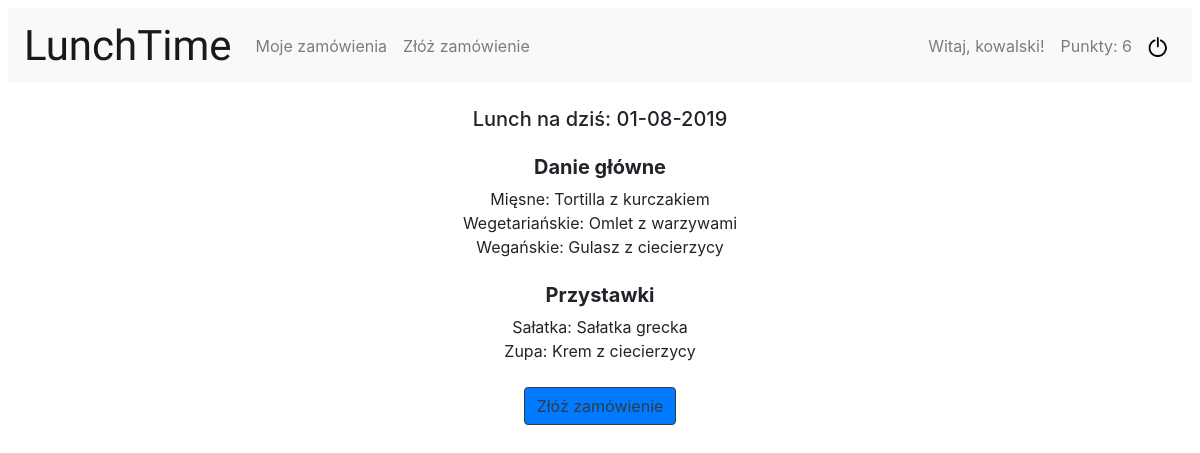
Screenshot of / (signed in) with the database file from the repository.
### buy_lunch/models.py (models this page shows, shortened)
class Menu(models.Model):
    date = models.DateTimeField(default=datetime.today, unique=True, error_messages={'unique':"Lunch na ten dzień już istnieje"})
    lunch_meat = models.ForeignKey(Lunch, related_name='lunch_meat', on_delete=models.CASCADE)
    lunch_vegetarian = models.ForeignKey(Lunch, related_name='lunch_vegetarian', on_delete=models.CASCADE)
    lunch_vegan = models.ForeignKey(Lunch, related_name='lunch_vegan', on_delete=models.CASCADE)
    soup = models.ForeignKey(Appetizer, related_name='soup', on_delete=models.CASCADE)
    salad = models.ForeignKey(Appetizer, related_name='salad', on_delete=models.CASCADE)

class Lunch(models.Model):
    lunch_name = models.CharField(max_length=300, verbose_name='Nazwa')
    lunch_type = models.IntegerField(choices=LUNCH_TYPE, verbose_name='Typ')
    lunch_price = models.DecimalField(decimal_places=2, max_digits=4, verbose_name='Cena')

class Appetizer(models.Model):
    appetizer_name = models.CharField(max_length=300, verbose_name='Nazwa')
    appetizer_type = models.IntegerField(choices=APPETIZER_TYPE, verbose_name='Typ')
    appetizer_price = models.DecimalField(decimal_places=2, max_digits=4, verbose_name='Cena')

### buy_lunch/views.py (the view)
# urls.py: path('', ShowMenu.as_view(), name='index'),
class ShowMenu(View):
    def get(self, request):
        today = date.today()
        try:
            menu = Menu.objects.get(date=today)
        except Menu.DoesNotExist:
            menu = None
        return render(request, 'index.html', {'menu': menu,
                                              'today': today})

### buy_lunch/context_processors.py (called while the page is built)
def points(request):
    if request.user.is_authenticated:
        count_points = Points.objects.filter(user=request.user).aggregate(Sum('amount'))
        all_points = count_points['amount__sum']
    else:
        all_points = 0
    return {
        'points': all_points,
    }

### buy_lunch/templates/index.html
{% extends "base.html" %}
    {% load app_filters %}
{% block content %}
    <div class="menu">
    {% if not menu %}
          <div>Przepraszamy, dzisiaj nieczynne :(</div>
   {% else %}
    <h5>Lunch na dziś: {{ today |date:'d-m-Y' }}</h5>
        <div class="mb-2 mt-4">
        <h5><strong>Danie główne</strong></h5>
        <div>Mięsne: {{ menu.lunch_meat.lunch_name }}</div>
        <div>Wegetariańskie: {{ menu.lunch_vegetarian.lunch_name }}</div>
        <div>Wegańskie: {{ menu.lunch_vegan.lunch_name }}</div>
        </div>
        <div class="mb-2 mt-4">
     <h5><strong>Przystawki</strong></h5>
         <div>Sałatka: {{ menu.salad.appetizer_name }}</div>
         <div>Zupa: {{ menu.soup.appetizer_name }}</div>
        </div>
            {% if user.is_staff %}
            <div class="mb-2 mt-4">
             <a class="btn btn-primary btn-outline-dark" href="{% url 'today-orders' %}">Zamówienia na dziś</a>
            </div>
            {% elif user.is_authenticated %}
     <div class="mb-2 mt-4">
        <a class="btn btn-primary btn-outline-dark" href="{% url 'make-order' %}">Złóż zamówienie</a>
     </div>
         {% endif %}
    {% endif %}
{% endblock %}

### buy_lunch/templates/base.html (shortened to what this page needs)
<!DOCTYPE html>
<html lang="en">
<head>
    {% load static %}
    {% load bootstrap4 %}
    {% bootstrap_css %}
    <link href="https://cdnjs.cloudflare.com/ajax/libs/fullcalendar/3.1.0/fullcalendar.min.css" rel="stylesheet" />
    <link rel="stylesheet" type="text/css" href="{% static 'css/styles.css' %}">
</head>
<body class="ml-2 mr-2 mt-2" >
<header class="navbar navbar-expand-lg navbar-light bg-light mb-4" id="main-header">
  <a class="navbar-brand app-name" href="{% url 'index' %}">LunchTime</a>
  <div class="collapse navbar-collapse" id="navbarNavDropdown">
{% if user.is_staff %}
    <ul class="navbar-nav mr-auto">
      <li class="nav-item">
        <a class="nav-link" href="{% url 'lunch-calendar' %}">Kalendarz</a>
      </li>
      <li class="nav-item">
        <a class="nav-link" href="{% url 'set-menu' %}">Ułóż menu</a>
      </li>
        <li class="nav-item">
        <a class="nav-link" href="{% url 'all-orders' %}">Historia zamówień</a>
      </li>
        <li class="nav-item">
        <a class="nav-link" href="{% url 'ranking' %}">Ranking</a>
      </li>
        <li class="nav-item">
        <a class="nav-link" href="{% url 'users' %}">Użytkownicy</a>
      </li>
      <li class="nav-item dropdown">
        <a class="nav-link dropdown-toggle" href="#" id="navbarDropdownMenuLink" data-toggle="dropdown" aria-haspopup="true" aria-expanded="false">
          Dodaj danie
        </a>
        <div class="dropdown-menu" aria-labelledby="navbarDropdownMenuLink">
          <a class="dropdown-item" href="{% url 'add-lunch' %}">Dodaj lunch</a>
            <a class="dropdown-item" href="{% url 'add-appetizer' %}">Dodaj przystawkę</a>
            <a class="dropdown-item" href="{% url 'add-beverage' %}">Dodaj napój</a>
        </div>
      </li>
    <li class="nav-item dropdown">
        <a class="nav-link dropdown-toggle" href="#" id="navbarDropdownMenuLink" data-toggle="dropdown" aria-haspopup="true" aria-expanded="false">
          Wszystkie dania
        </a>
        <div class="dropdown-menu" aria-labelledby="navbarDropdownMenuLink">
          <a class="dropdown-item" href="{% url 'lunches' %}">Pokaż lunche</a>
            <a class="dropdown-item" href="{% url 'appetizers' %}">Pokaż przystawki</a>
            <a class="dropdown-item" href="{% url 'beverages' %}">Pokaż napoje</a>
        </div>
      </li>
    </ul>
    {% elif user.is_authenticated %}
      <ul class="navbar-nav mr-auto">
    <li class="nav-item">
        <a class="nav-link" href="{% url 'user-orders' %}">Moje zamówienia</a>
      </li>
    <li class="nav-item">
        <a class="nav-link" href="{% url 'make-order' %}">Złóż zamówienie</a>
      </li>
    </ul>
        {% endif %}
    {% if user.is_authenticated %}
        <ul class="navbar-nav ml-auto">
        <span class="navbar-text mx-2">Witaj, {{ user.username }}!</span>
            {% if not user.is_staff %}
        <span class="navbar-text mx-2">Punkty: {{ points | default_if_none:0 }}</span>
                {% endif %}
          <div class="nav-item">
            <a class="nav-link" href="{% url 'logout' %}"><img class="logout" src="/media/power.png"></a>
          </div>
         </ul>
    {% endif %}
  </div>
</header>
        {% block content %}
        {% endblock %}
</body>
</html>

### static/css/styles.css (style rules this page uses)
.app-name { font: 42px 'Cookie', Helvetica, sans-serif; }
#main-header { border: 2px transparent; background-color: lavender; }
.menu { display: block; text-align: center; }
.logout { width: 20px; height: 20px; }

### rows the page displays
Menu: lunch_meat.lunch_name "Tortilla z kurczakiem", lunch_vegetarian.lunch_name "Omlet z warzywami", lunch_vegan.lunch_name "Gulasz z ciecierzycy", salad.appetizer_name "Sałatka grecka", soup.appetizer_name "Krem z ciecierzycy"

### other values shown
{{ user.username }} "kowalski"
{{ points | default_if_none:0 }} "6"
